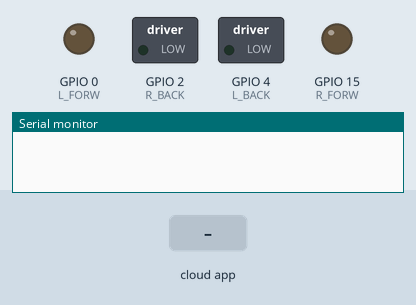
Simulated run of this sketch. Board: ESP32. Parts: switched loads named in the sketch (green lamp = pin HIGH), output pins drawn as LEDs (lit = HIGH), the last lines printed to the serial monitor. The inputs (shaded band) are chosen by the test bench. The ROS host is connected and sends only what is stated.

Above: at 3.2 s.
3.3 s: the phone or cloud app sets linear.x to -100
At 4.2 s:
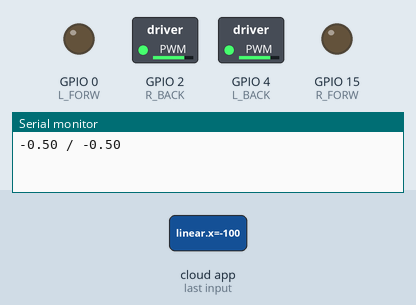
4.8 s: the phone or cloud app sets linear.x to 100
At 5.4 s:
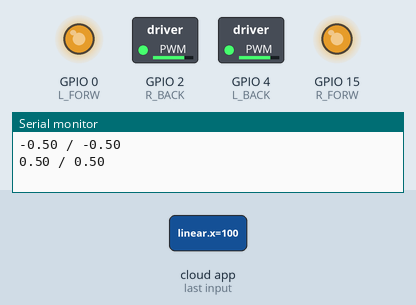
Timing chart, 0 to 7.8 s (numbered marks = the images above; inputs shaded):
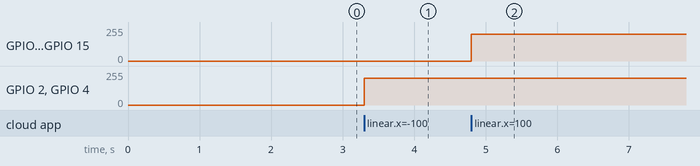

The sketch:

car_drive.ino
```cpp
/*

*/


#include <ros.h>
#include <geometry_msgs/Twist.h>

ros::NodeHandle  nh;


const uint8_t R_BACK = 2;
const uint8_t R_FORW = 15;


const uint8_t L_BACK = 4;
const uint8_t L_FORW = 0;

const uint8_t channel_LF = 0;
const uint8_t channel_RF = 1;
const uint8_t channel_LB = 2;
const uint8_t channel_RB = 3;

float left_wheel;
float right_wheel;


void cmdVel_to_pwm_cb( const geometry_msgs::Twist& velocity_msg){

    right_wheel = (velocity_msg.linear.x + velocity_msg.angular.z ) / 2 ;
    left_wheel = (velocity_msg.linear.x - velocity_msg.angular.z ) /2 ;

    speed();
    if ( velocity_msg.linear.x ==0.0 & velocity_msg.angular.z ==0.0){
        stop();
    }
    Serial.print(left_wheel);Serial.print(" / ");Serial.println(right_wheel);

}


ros::Subscriber<geometry_msgs::Twist> sub("/cmd_vel", &cmdVel_to_pwm_cb );

void setup(){
nh.initNode();
nh.subscribe(sub);
Serial.begin(57600);
pin_def();
stop();
// Serial.println("Get Ready");
delay(2000);
}

void pin_def(){

  const int freq = 5000;
  const int res = 8;


  pinMode(L_FORW, OUTPUT);
  pinMode(L_BACK, OUTPUT);

  pinMode(R_FORW, OUTPUT);
  pinMode(R_BACK, OUTPUT);

  ledcSetup(channel_RF ,freq , res);
  ledcSetup(channel_LF ,freq , res);
  ledcSetup(channel_RB ,freq , res);
  ledcSetup(channel_LB ,freq , res);

  ledcAttachPin(R_BACK,channel_RB);
  ledcAttachPin(L_BACK,channel_LB);
  ledcAttachPin(R_FORW,channel_RF);
  ledcAttachPin(L_FORW,channel_LF);

}


void loop(){

  nh.spinOnce();

}


void speed (){

    if(left_wheel>0){
        ledcWrite(channel_LF, 200);
    }

    else if(left_wheel<0){
        ledcWrite(channel_LB, 200);
    }

    if(right_wheel>0){
        ledcWrite(channel_RF, 200);
    }

    else if(right_wheel<0){
        ledcWrite(channel_RB, 200);
    }


}

void stop()
{

   ledcWrite(channel_RF, 0);
   ledcWrite(channel_LF, 0);
   ledcWrite(channel_RB, 0);
   ledcWrite(channel_LB, 0);
}
```

Measured:
- after the input at 3.3 s, GPIO 2 (R_BACK), GPIO 4 (L_BACK): 0/255 → 199/255 at once
- after the input at 4.8 s, GPIO 0 (L_FORW), GPIO 15 (R_FORW): 0/255 → 199/255 at once
